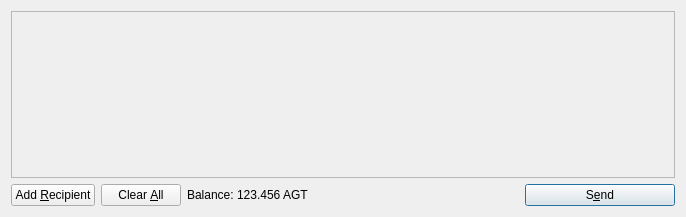
<?xml version="1.0" encoding="UTF-8"?>
<ui version="4.0">
 <class>SendCoinsDialog</class>
 <widget class="QDialog" name="SendCoinsDialog">
  <property name="geometry">
   <rect>
    <x>0</x>
    <y>0</y>
    <width>686</width>
    <height>217</height>
   </rect>
  </property>
  <property name="windowTitle">
   <string>Send Coins</string>
  </property>
  <layout class="QVBoxLayout" name="verticalLayout">
   <item>
    <widget class="QScrollArea" name="scrollArea">
     <property name="widgetResizable">
      <bool>true</bool>
     </property>
     <widget class="QWidget" name="scrollAreaWidgetContents">
      <property name="geometry">
       <rect>
        <x>0</x>
        <y>0</y>
        <width>666</width>
        <height>165</height>
       </rect>
      </property>
      <layout class="QVBoxLayout" name="verticalLayout_2">
       <property name="margin">
        <number>0</number>
       </property>
       <item>
        <layout class="QVBoxLayout" name="entries">
         <property name="spacing">
          <number>6</number>
         </property>
        </layout>
       </item>
       <item>
        <spacer name="verticalSpacer">
         <property name="orientation">
          <enum>Qt::Vertical</enum>
         </property>
         <property name="sizeHint" stdset="0">
          <size>
           <width>20</width>
           <height>40</height>
          </size>
         </property>
        </spacer>
       </item>
      </layout>
     </widget>
    </widget>
   </item>
   <item>
    <layout class="QHBoxLayout" name="horizontalLayout">
     <item>
      <widget class="QPushButton" name="addButton">
       <property name="toolTip">
        <string>Send to multiple recipients at once</string>
       </property>
       <property name="text">
        <string>Add &amp;Recipient</string>
       </property>
       <property name="icon">
        <iconset resource="../bitcoin.qrc">
         <normaloff>:/icons/add</normaloff>:/icons/add</iconset>
       </property>
       <property name="autoDefault">
        <bool>false</bool>
       </property>
      </widget>
     </item>
     <item>
      <widget class="QPushButton" name="clearButton">
       <property name="sizePolicy">
        <sizepolicy hsizetype="Minimum" vsizetype="Fixed">
         <horstretch>0</horstretch>
         <verstretch>0</verstretch>
        </sizepolicy>
       </property>
       <property name="toolTip">
        <string>Remove all transaction fields</string>
       </property>
       <property name="text">
        <string>Clear &amp;All</string>
       </property>
       <property name="icon">
        <iconset resource="../bitcoin.qrc">
         <normaloff>:/icons/remove</normaloff>:/icons/remove</iconset>
       </property>
       <property name="autoRepeatDelay">
        <number>300</number>
       </property>
       <property name="autoDefault">
        <bool>false</bool>
       </property>
      </widget>
     </item>
     <item>
      <layout class="QHBoxLayout" name="horizontalLayout_2">
       <property name="spacing">
        <number>3</number>
       </property>
       <item>
        <widget class="QLabel" name="label">
         <property name="text">
          <string>Balance:</string>
         </property>
        </widget>
       </item>
       <item>
        <widget class="QLabel" name="labelBalance">
         <property name="cursor">
          <cursorShape>IBeamCursor</cursorShape>
         </property>
         <property name="text">
          <string>123.456 AGT</string>
         </property>
         <property name="textInteractionFlags">
          <set>Qt::LinksAccessibleByMouse|Qt::TextSelectableByKeyboard|Qt::TextSelectableByMouse</set>
         </property>
        </widget>
       </item>
      </layout>
     </item>
     <item>
      <spacer name="horizontalSpacer">
       <property name="orientation">
        <enum>Qt::Horizontal</enum>
       </property>
       <property name="sizeHint" stdset="0">
        <size>
         <width>40</width>
         <height>20</height>
        </size>
       </property>
      </spacer>
     </item>
     <item>
      <widget class="QPushButton" name="sendButton">
       <property name="minimumSize">
        <size>
         <width>150</width>
         <height>0</height>
        </size>
       </property>
       <property name="toolTip">
        <string>Confirm the send action</string>
       </property>
       <property name="text">
        <string>S&amp;end</string>
       </property>
       <property name="icon">
        <iconset resource="../bitcoin.qrc">
         <normaloff>:/icons/send</normaloff>:/icons/send</iconset>
       </property>
       <property name="default">
        <bool>true</bool>
       </property>
      </widget>
     </item>
    </layout>
   </item>
  </layout>
 </widget>
 <resources>
  <include location="../bitcoin.qrc"/>
 </resources>
 <connections/>
</ui>
